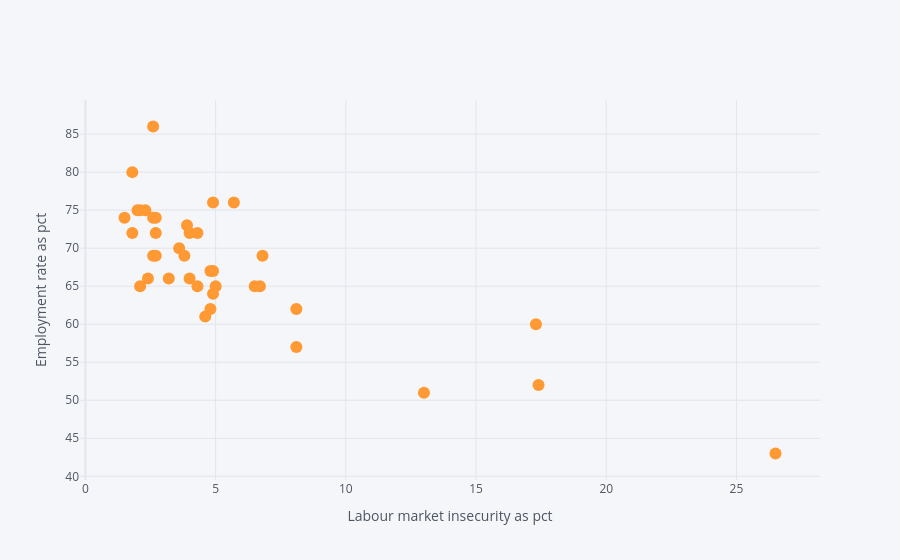

This figure's notebook cell:
### Markdown cell above
W kolejnym kroku zestawimy na wykresie punktowym stopę zatrudnienia (Employment rate as pct) ze wskaźnikiem dotyczącym niepewności na rynku pracy w ujęciu procentowym. W porównaniu do poprzedniego przykładu uzupełnimy wykres o dodatkowe informacje: opis osi x oraz osi y.

Argumenty x i y dotyczą kolumn, których będziemy używać do stworzenia wykresu. Niezwykle istotny jest parametr mode=’markers’, bez niego bowiem Plotly będzie interpretować wykres jako liniowy nawet pomimo sprecyzowania rodzaju wykresu jako ‘scatter’.

### Code cell
df.iplot(  # tworzy interaktywny wykres Plotly dla DataFrame
    kind='scatter',  # typ wykresu: wykres rozrzutu
    x='Labour market insecurity as pct',  # kolumna używana dla osi X
    y='Employment rate as pct',  # kolumna używana dla osi Y
    mode='markers',  # wyświetla tylko punkty bez linii
    xTitle='Labour market insecurity as pct',  # tytuł osi X
    yTitle='Employment rate as pct',  # tytuł osi Y
    text='Country'  # pokazuje nazwę kraju po najechaniu na punkt
)

### Figure 1 — Plotly figure (JSON) as saved in the notebook; plotly's stock layout.template omitted (floating-point values rounded to 4 significant figures)
{"data": [{"line": {"color": "rgba(255, 153, 51, 1.0)", "dash": "solid", "shape": "linear", "width": 1.3}, "marker": {"size": 12, "symbol": "circle"}, "mode": "markers", "name": "Employment rate as pct", "text": ["Australia", "Austria", "Belgium", "Canada", "Chile", "Czech Republic", "Denmark", "Estonia", "Finland", "France", "Germany", "Greece", "Hungary", "Iceland", "Ireland", "Israel", "Italy", "Japan", "South Korea", "Latvia", "Luxembourg", "Mexico", "Netherlands", "New Zealand", "Norway", "Poland", "Portugal", "Slovak Republic", "Slovenia", "Spain", "Sweden", "Switzerland", "Turkey", "United Kingdom", "USA", "OECD - Total", "Brazil", "Russia", "South Africa"], "type": "scatter", "x": [4.3, 2.7, 4.8, 3.9, 8.1, 1.8, 2.3, 4, 2.7, 5, 2, 17.4, 4.8, 2.6, 2.1, 2.6, 8.1, 1.5, 2.4, 6.8, 3.2, 4.6, 2.1, 4.9, 2.7, 4.3, 6.5, 6.7, 4, 17.3, 5.7, 1.8, 13, 2.6, 3.8, 4.9, 4.9, 3.6, 26.5], "y": [72, 72, 62, 73, 62, 72, 75, 72, 69, 65, 75, 52, 67, 86, 65, 69, 57, 74, 66, 69, 66, 61, 75, 76, 74, 65, 65, 65, 66, 60, 76, 80, 51, 74, 69, 67, 64, 70, 43]}], "layout": {"legend": {"bgcolor": "#F5F6F9", "font": {"color": "#4D5663"}}, "paper_bgcolor": "#F5F6F9", "plot_bgcolor": "#F5F6F9", "title": {"font": {"color": "#4D5663"}}, "xaxis": {"gridcolor": "#E1E5ED", "showgrid": true, "tickfont": {"color": "#4D5663"}, "title": {"font": {"color": "#4D5663"}, "text": "Labour market insecurity as pct"}, "zerolinecolor": "#E1E5ED"}, "yaxis": {"gridcolor": "#E1E5ED", "showgrid": true, "tickfont": {"color": "#4D5663"}, "title": {"font": {"color": "#4D5663"}, "text": "Employment rate as pct"}, "zerolinecolor": "#E1E5ED"}}}
